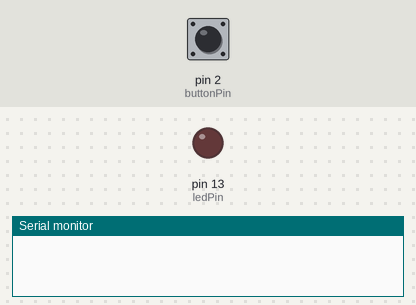
This program was run on a simulated Arduino Uno, built with avr-gcc and run on an emulated ATmega328P. Shown: output pins drawn as LEDs (lit = HIGH), the last lines printed to the serial monitor. The test bench sets the inputs (shaded band); at power-on: pin 2 (buttonPin) HIGH.

Above: at 1.2 s.
1.3 s: pin 2 (buttonPin) pulled LOW for 0.15 s
At 1.9 s:
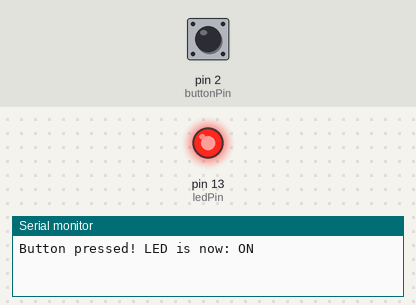
2.9 s: pin 2 (buttonPin) pulled LOW for 1 s
At 4.3 s:
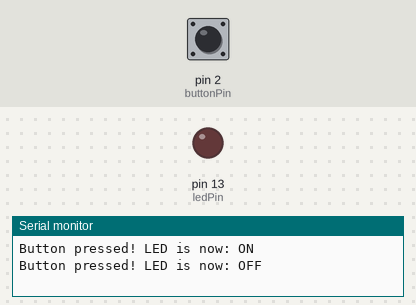
5.4 s: pin 2 (buttonPin) pulled LOW for 3.2 s
At 6.2 s:
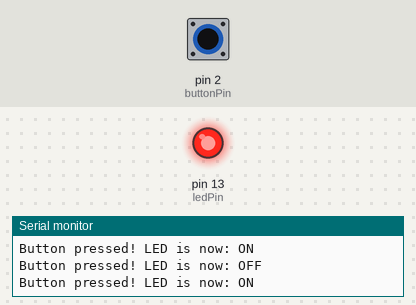
Timing chart, 0 to 8.4 s (numbered marks = the images above; inputs shaded):
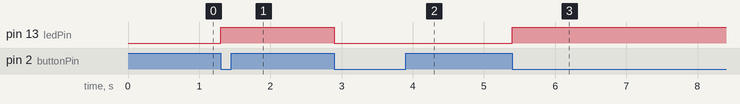

The program:

main.cpp
```cpp
#include <Arduino.h>

// Day 1: Push-Button Controlled LED
// Author: Jaya | #30DayIoTSeries

const int ledPin = 13;     // LED connected to digital pin 13
const int buttonPin = 2;   // Push button connected to digital pin 2

int ledState = LOW;        // Current state of the LED
int lastButtonState = HIGH; // Previous reading from the button

void setup() {
  pinMode(ledPin, OUTPUT);
  pinMode(buttonPin, INPUT_PULLUP);  // Button uses internal pull-up resistor
  Serial.begin(9600);
}

void loop() {
  int buttonState = digitalRead(buttonPin);

  // Detect a press (HIGH -> LOW transition, since pull-up is active-low)
  if (buttonState == LOW && lastButtonState == HIGH) {
    ledState = !ledState;             // Flip the LED state
    digitalWrite(ledPin, ledState);
    Serial.print("Button pressed! LED is now: ");
    Serial.println(ledState ? "ON" : "OFF");
    delay(200);  // Simple debounce
  }

  lastButtonState = buttonState;
}
```

Measured:
- after the input at 1.3 s, pin 13 (ledPin): LOW → HIGH at once
- after the input at 2.9 s, pin 13 (ledPin): HIGH → LOW at once
- after the input at 5.4 s, pin 13 (ledPin): LOW → HIGH at once
